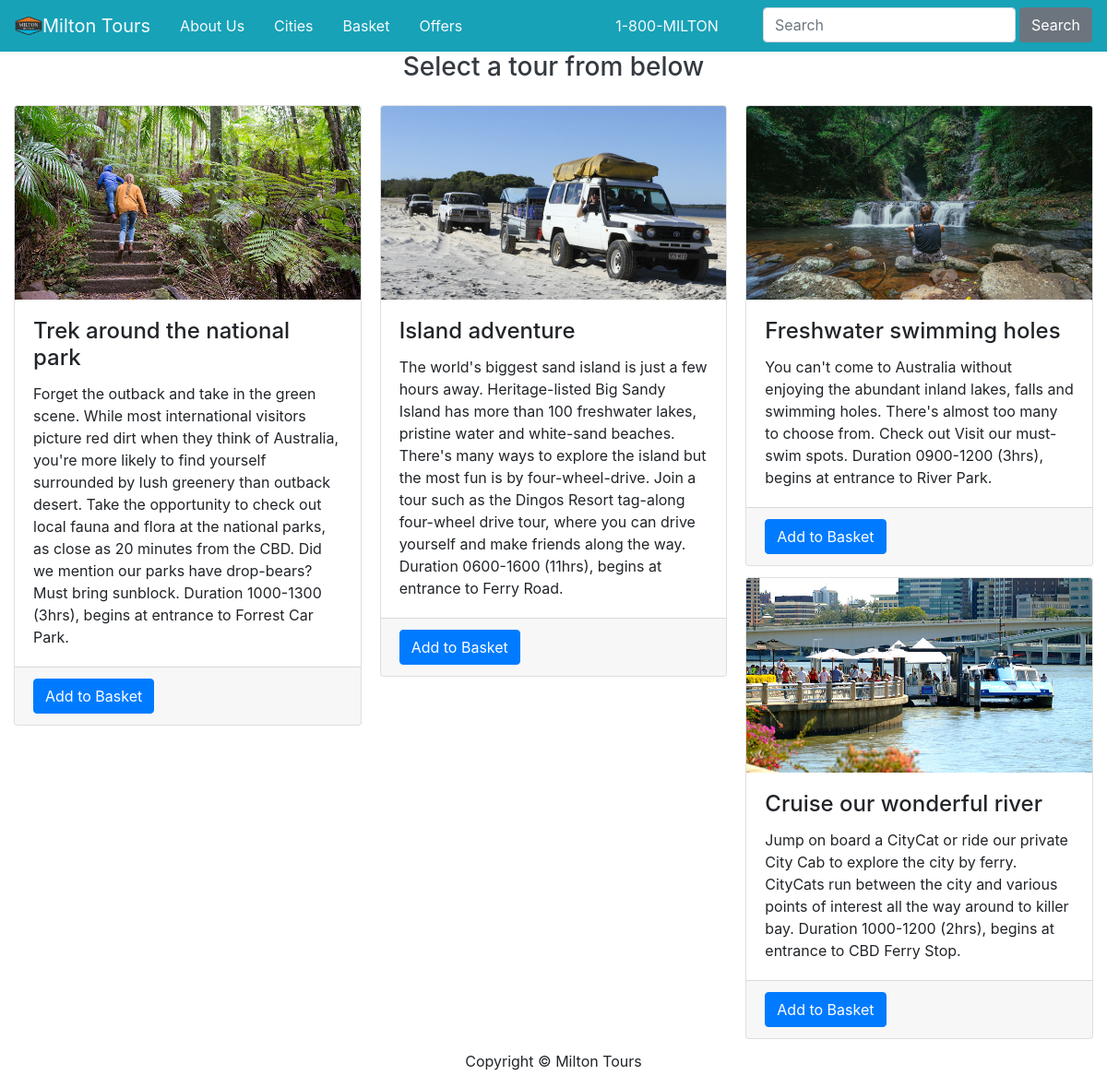
Page /tours/2 on the committed database.
### miltontours/models.py (models this page shows, shortened)
class Tour(db.Model):
    __tablename__ = 'tours'
    id = db.Column(db.Integer, primary_key=True)
    name = db.Column(db.String(64),nullable=False)
    description = db.Column(db.String(500), nullable=False)
    image = db.Column(db.String(60), nullable=False)
    price = db.Column(db.Float, nullable=False)
    date = db.Column(db.DateTime, nullable=False)
    city_id = db.Column(db.Integer, db.ForeignKey('cities.id'))
    orders = db.relationship("Order", secondary=orderdetails, back_populates='tours')

### miltontours/views.py (the view)
@main_bp.route('/tours/<int:city_id>')
def citytours(city_id):
    tours = db.session.scalars(db.select(Tour).where(Tour.city_id==city_id))
    return render_template('citytours.html', tours=tours)

### miltontours/templates/citytours.html (shortened to what this page needs)
{% extends 'base.html' %}
{% block main %}
<section>
    <div class="text-dark text-center">
        <div>
            <p class="h3 text-dark mb-4">Select a tour from below</p>
        </div>
    </div>
    <div class="card-columns">
        {% for tour in tours %}
        <div class="card">
            <img class="card-img-top" src="{{url_for('static', filename='img/' + tour.image)}}" alt="Card image">
            <div class="card-body">
                <h4 class="card-title">{{tour.name}}</h4>
                <p class="card-text">{{tour.description}}</p>
            </div>
            <div class="card-footer">
                <form action="{{url_for('main.order')}}">
                    <input class="btn btn-primary" type="submit" value="Add to Basket">
                </form>
            </div>
        </div>
        {% endfor %}
    </div>
</section>
{% endblock %}

### rows in the picture
Tour: image (picture), name "Trek around the national park", description "Forget the outback and take in the green scene. While most international visitors picture red dirt when they think of Australia, you're more likely to find yourself surrounded by lush greenery than outback desert. Take the opportunity to check out local fauna and flora at the national parks, as close as 20 minutes from the CBD. Did we mention our parks have drop-bears? Must bring sunblock. Duration 1000-1300 (3hrs), begins at entrance to Forrest Car Park."
Tour: image (picture), name "Island adventure", description "The world's biggest sand island is just a few hours away. Heritage-listed Big Sandy Island has more than 100 freshwater lakes, pristine water and white-sand beaches. There's many ways to explore the island but the most fun is by four-wheel-drive. Join a tour such as the Dingos Resort tag-along four-wheel drive tour, where you can drive yourself and make friends along the way. Duration 0600-1600 (11hrs), begins at entrance to Ferry Road."
Tour: image (picture), name "Freshwater swimming holes", description "You can't come to Australia without enjoying the abundant inland lakes, falls and swimming holes. There's almost too many to choose from. Check out Visit our must-swim spots. Duration 0900-1200 (3hrs), begins at entrance to River Park."
Tour: image (picture), name "Cruise our wonderful river", description "Jump on board a CityCat or ride our private City Cab to explore the city by ferry. CityCats run between the city and various points of interest all the way around to killer bay. Duration 1000-1200 (2hrs), begins at entrance to CBD Ferry Stop."
